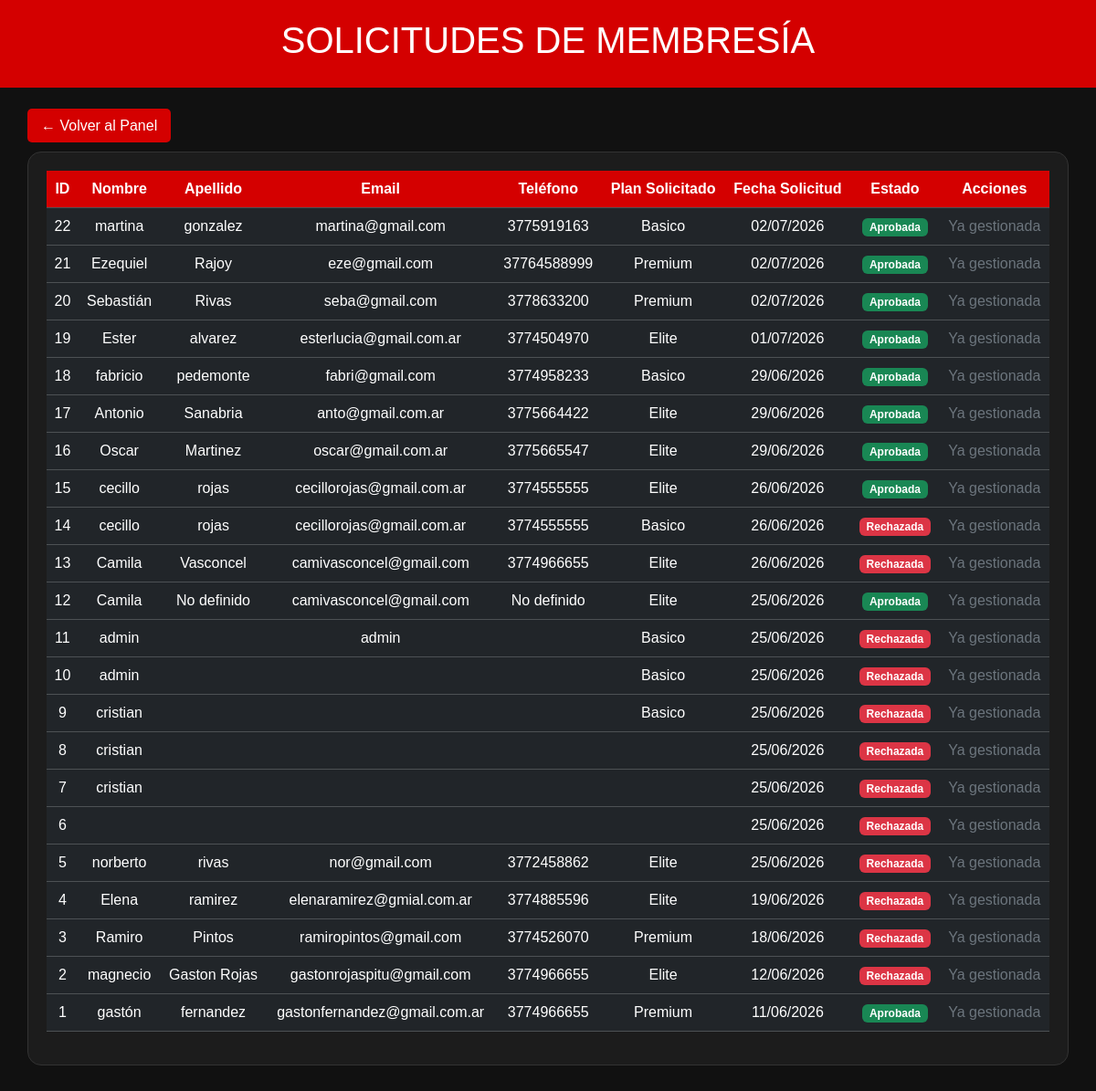
Screenshot of /admin/solicitudes_membresia.php (signed in) with the database file from the repository.
### tables this page shows
CREATE TABLE `solicitudes_membresia` (
  `id_solicitud` int(11) NOT NULL AUTO_INCREMENT,
  `nombre` varchar(50) DEFAULT NULL,
  `apellido` varchar(50) DEFAULT NULL,
  `email` varchar(100) DEFAULT NULL,
  `telefono` varchar(20) DEFAULT NULL,
  `plan_solicitado` varchar(50) DEFAULT NULL,
  `fecha_solicitud` date DEFAULT NULL,
  `estado` varchar(20) DEFAULT 'Pendiente',
  PRIMARY KEY (`id_solicitud`)
);

### admin/solicitudes_membresia.php (the view, shortened to what this page needs)
<?php
include(__DIR__ . "/../php/conexion.php");
$sql = "SELECT * FROM solicitudes_membresia ORDER BY id_solicitud DESC";
$resultado = mysqli_query($conexion, $sql);
?>
<!DOCTYPE html>
<html lang="es">
<head>
<link href="https://cdn.jsdelivr.net/npm/bootstrap@5.3.7/dist/css/bootstrap.min.css" rel="stylesheet">
</head>
<body>
<div class="header">
    <h1>SOLICITUDES DE MEMBRESÍA</h1>
</div>
<div class="contenido">
    <p>
        <a class="boton-volver" href="dashboard.php">
            ← Volver al Panel
        </a>
    </p>
    <div class="table-box">
        <?php if (mysqli_num_rows($resultado) > 0): ?>
            <div class="table-responsive">
                <table class="table table-dark table-hover text-center align-middle">
                    <thead>
                        <tr>
                            <th>ID</th>
                            <th>Nombre</th>
                            <th>Apellido</th>
                            <th>Email</th>
                            <th>Teléfono</th>
                            <th>Plan Solicitado</th>
                            <th>Fecha Solicitud</th>
                            <th>Estado</th>
                            <th>Acciones</th>
                        </tr>
                    </thead>
                    <tbody>
                        <?php while($fila = mysqli_fetch_assoc($resultado)): ?>
                            <tr>
                                <td><?= $fila['id_solicitud'] ?></td>
                                <td><?= htmlspecialchars($fila['nombre']) ?></td>
                                <td><?= htmlspecialchars($fila['apellido']) ?></td>
                                <td><?= htmlspecialchars($fila['email']) ?></td>
                                <td><?= htmlspecialchars($fila['telefono']) ?></td>
                                <td><?= htmlspecialchars($fila['plan_solicitado']) ?></td>
                                <td><?= date("d/m/Y", strtotime($fila['fecha_solicitud'])) ?></td>
                                <td>
                                    <?php if ($fila['estado'] == 'Pendiente'): ?>
                                        <span class="badge bg-warning text-dark">Pendiente</span>
                                    <?php elseif ($fila['estado'] == 'Aprobada'): ?>
                                        <span class="badge bg-success">Aprobada</span>
                                    <?php else: ?>
                                        <span class="badge bg-danger">Rechazada</span>
                                    <?php endif; ?>
                                </td>
                                <td>
                                    <?php if ($fila['estado'] == 'Pendiente'): ?>
                                        <a
                                            href="aprobar.php?id=<?= $fila['id_solicitud'] ?>"
                                            class="btn btn-success btn-sm"
                                            onclick="return confirm('¿Aprobar esta solicitud?');">
                                            ✔ Aprobar
                                        </a>
                                        <a
                                            href="rechazar.php?id=<?= $fila['id_solicitud'] ?>"
                                            class="btn btn-danger btn-sm"
                                            onclick="return confirm('¿Rechazar esta solicitud?');">
                                            ❌ Rechazar
                                        </a>
                                    <?php else: ?>
                                        <span class="text-secondary">Ya gestionada</span>
                                    <?php endif; ?>
                                </td>
                            </tr>
                        <?php endwhile; ?>
                    </tbody>
                </table>
            </div>
        <?php else: ?>
            <p class="text-center text-secondary mb-0">
                No hay solicitudes de membresía registradas.
            </p>
        <?php endif; ?>
    </div>
</div>
</body>
</html>

### admin/solicitudes_membresia.php (style rules this page uses)
body { font-family: Arial, sans-serif; background: #111; color: white; margin: 0; }
.header { background: #d40000; padding: 20px; text-align: center; }
.contenido { padding: 30px; }
.table-box { background: #1c1c1c; padding: 20px; border-radius: 15px; border: 1px solid #333; }
.table-dark th { background: #d40000; color: white; }
.boton-volver { background: #d40000; color: white; padding: 10px 15px; border-radius: 5px; text-decoration: none; }

### rows the page displays
solicitudes_membresia: id_solicitud "22", nombre "martina", apellido "gonzalez", email "martina@gmail.com", telefono "3775919163", plan_solicitado "Basico", fecha_solicitud "02/07/2026", estado "Aprobada"
solicitudes_membresia: id_solicitud "21", nombre "Ezequiel", apellido "Rajoy", email "eze@gmail.com", telefono "37764588999", plan_solicitado "Premium", fecha_solicitud "02/07/2026", estado "Aprobada"
solicitudes_membresia: id_solicitud "20", nombre "Sebastián", apellido "Rivas", email "seba@gmail.com", telefono "3778633200", plan_solicitado "Premium", fecha_solicitud "02/07/2026", estado "Aprobada"
solicitudes_membresia: id_solicitud "19", nombre "Ester", apellido "alvarez", email "esterlucia@gmail.com.ar", telefono "3774504970", plan_solicitado "Elite", fecha_solicitud "01/07/2026", estado "Aprobada"
solicitudes_membresia: id_solicitud "18", nombre "fabricio", apellido "pedemonte", email "fabri@gmail.com", telefono "3774958233", plan_solicitado "Basico", fecha_solicitud "29/06/2026", estado "Aprobada"
solicitudes_membresia: id_solicitud "17", nombre "Antonio", apellido "Sanabria", email "anto@gmail.com.ar", telefono "3775664422", plan_solicitado "Elite", fecha_solicitud "29/06/2026", estado "Aprobada"
solicitudes_membresia: id_solicitud "16", nombre "Oscar", apellido "Martinez", email "oscar@gmail.com.ar", telefono "3775665547", plan_solicitado "Elite", fecha_solicitud "29/06/2026", estado "Aprobada"
solicitudes_membresia: id_solicitud "15", nombre "cecillo", apellido "rojas", email "cecillorojas@gmail.com.ar", telefono "3774555555", plan_solicitado "Elite", fecha_solicitud "26/06/2026", estado "Aprobada"
solicitudes_membresia: id_solicitud "14", nombre "cecillo", apellido "rojas", email "cecillorojas@gmail.com.ar", telefono "3774555555", plan_solicitado "Basico", fecha_solicitud "26/06/2026", estado "Rechazada"
solicitudes_membresia: id_solicitud "13", nombre "Camila", apellido "Vasconcel", email "camivasconcel@gmail.com", telefono "3774966655", plan_solicitado "Elite", fecha_solicitud "26/06/2026", estado "Rechazada"
solicitudes_membresia: id_solicitud "12", nombre "Camila", apellido "No definido", email "camivasconcel@gmail.com", telefono "No definido", plan_solicitado "Elite", fecha_solicitud "25/06/2026", estado "Aprobada"
solicitudes_membresia: id_solicitud "11", nombre "admin", email "admin", plan_solicitado "Basico", fecha_solicitud "25/06/2026", estado "Rechazada"
solicitudes_membresia: id_solicitud "10", nombre "admin", plan_solicitado "Basico", fecha_solicitud "25/06/2026", estado "Rechazada"
solicitudes_membresia: id_solicitud "9", nombre "cristian", plan_solicitado "Basico", fecha_solicitud "25/06/2026", estado "Rechazada"
solicitudes_membresia: id_solicitud "8", nombre "cristian", fecha_solicitud "25/06/2026", estado "Rechazada"
solicitudes_membresia: id_solicitud "7", nombre "cristian", fecha_solicitud "25/06/2026", estado "Rechazada"
solicitudes_membresia: id_solicitud "6", fecha_solicitud "25/06/2026", estado "Rechazada"
solicitudes_membresia: id_solicitud "5", nombre "norberto", apellido "rivas", email "nor@gmail.com", telefono "3772458862", plan_solicitado "Elite", fecha_solicitud "25/06/2026", estado "Rechazada"
solicitudes_membresia: id_solicitud "4", nombre "Elena", apellido "ramirez", email "elenaramirez@gmial.com.ar", telefono "3774885596", plan_solicitado "Elite", fecha_solicitud "19/06/2026", estado "Rechazada"
solicitudes_membresia: id_solicitud "3", nombre "Ramiro", apellido "Pintos", email "ramiropintos@gmail.com", telefono "3774526070", plan_solicitado "Premium", fecha_solicitud "18/06/2026", estado "Rechazada"
solicitudes_membresia: id_solicitud "2", nombre "magnecio", apellido "Gaston Rojas", email "gastonrojaspitu@gmail.com", telefono "3774966655", plan_solicitado "Elite", fecha_solicitud "12/06/2026", estado "Rechazada"
solicitudes_membresia: id_solicitud "1", nombre "gastón", apellido "fernandez", email "gastonfernandez@gmail.com.ar", telefono "3774966655", plan_solicitado "Premium", fecha_solicitud "11/06/2026", estado "Aprobada"
